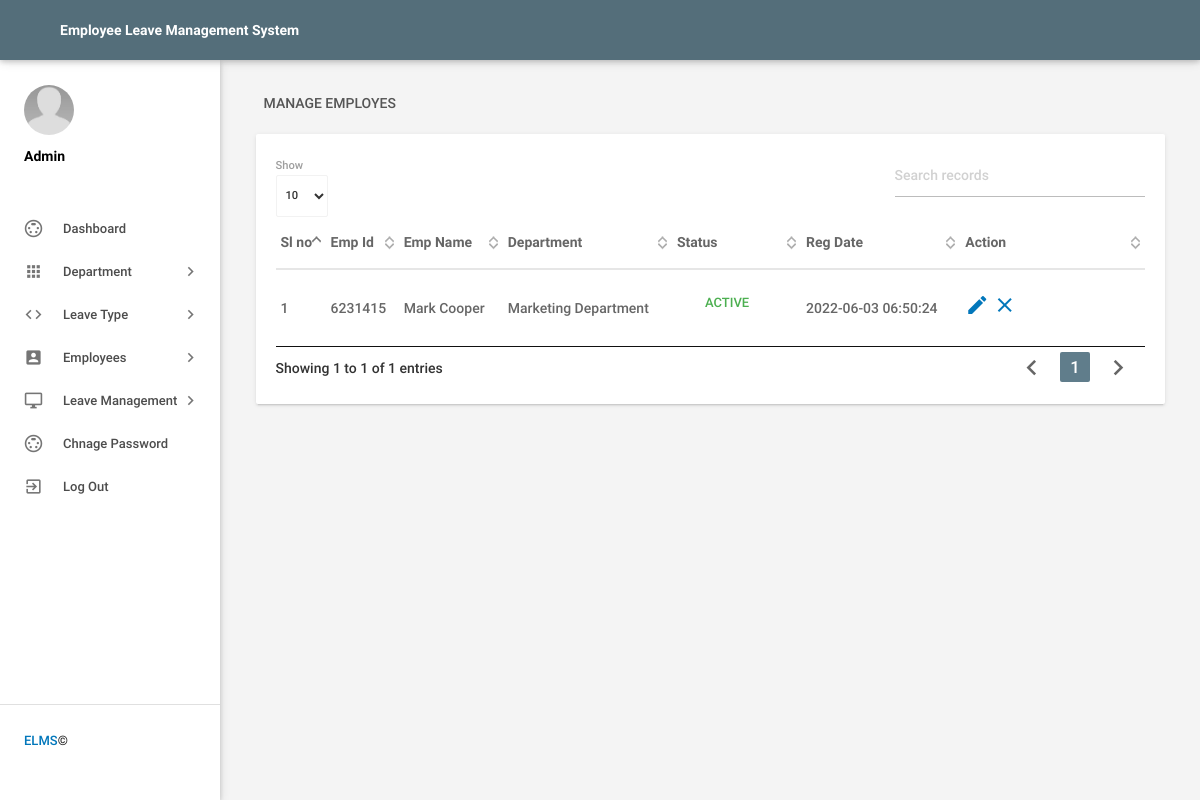
Page /admin/manageemployee.php (signed in) on the committed database.
### tables this page shows
CREATE TABLE `tblemployees` (
  `id` int(11) NOT NULL,
  `EmpId` varchar(100) NOT NULL,
  `FirstName` varchar(150) NOT NULL,
  `LastName` varchar(150) NOT NULL,
  `EmailId` varchar(200) NOT NULL,
  `Password` text NOT NULL,
  `Gender` varchar(100) NOT NULL,
  `Dob` varchar(100) NOT NULL,
  `Department` varchar(255) NOT NULL,
  `Address` varchar(255) NOT NULL,
  `City` varchar(200) NOT NULL,
  `Country` varchar(150) NOT NULL,
  `Phonenumber` char(11) NOT NULL,
  `Status` int(1) NOT NULL,
  `RegDate` timestamp NOT NULL DEFAULT current_timestamp()
);

### admin/manageemployee.php (the view, shortened to what this page needs)
<?php
include('includes/config.php');
if(strlen($_SESSION['alogin'])==0)
    {
header('location:index.php');
}
else{
 ?>
<!DOCTYPE html>
<html lang="en">
    <head>
        <link type="text/css" rel="stylesheet" href="../assets/plugins/materialize/css/materialize.min.css"/>
         <link type="text/css" rel="stylesheet" href="../assets/plugins/materialize/css/materialize.css"/>
        <link href="../assets/plugins/material-preloader/css/materialPreloader.min.css" rel="stylesheet">
        <link href="../assets/plugins/datatables/css/jquery.dataTables.min.css" rel="stylesheet">
        <link href="../assets/css/alpha.min.css" rel="stylesheet" type="text/css"/>
        <link href="../assets/css/custom.css" rel="stylesheet" type="text/css"/>
         <link href="../assets/css/style.css" rel="stylesheet" type="text/css"/>
    </head>
    <body>
       <?php include('includes/header.php');?>
       <?php include('includes/sidebar.php');?>
            <main class="mn-inner">
                <div class="row">
                    <div class="col s12">
                        <div class="page-title blue-gray-text text-darken-2">Manage Employes</div>
                    </div>
                    <div class="col s12 m12 l12">
                        <div class="card">
                            <div class="card-content">
                                <table id="example" class="display responsive-table ">
                                    <thead>
                                        <tr>
                                            <th class="blue-gray-text text-darken-3">Sl no</th>
                                            <th class="blue-gray-text text-darken-3">Emp Id</th>
                                            <th class="blue-gray-text text-darken-3">Emp Name</th>
                                            <th class="blue-gray-text text-darken-3">Department</th>
                                             <th class="blue-gray-text text-darken-3">Status</th>
                                             <th class="blue-gray-text text-darken-3">Reg Date</th>
                                            <th class="blue-gray-text text-darken-3">Action</th>
                                        </tr>
                                    </thead>
                                    <tbody>
<?php $sql = "SELECT EmpId,FirstName,LastName,Department,Status,RegDate,id from  tblemployees";
$query = $dbh -> prepare($sql);
$query->execute();
$results=$query->fetchAll(PDO::FETCH_OBJ);
$cnt=1;
if($query->rowCount() > 0)
{
foreach($results as $result)
{               ?>
                                        <tr>
                                            <td> <?php echo htmlentities($cnt);?></td>
                                            <td><?php echo htmlentities($result->EmpId);?></td>
                                            <td><?php echo htmlentities($result->FirstName);?>&nbsp;<?php echo htmlentities($result->LastName);?></td>
                                            <td><?php echo htmlentities($result->Department);?></td>
                                             <td><?php $stats=$result->Status;
if($stats){
                                             ?>
                                                 <a class="waves-effect waves-green btn-flat m-b-xs">Active</a>
                                                 <?php } else { ?>
                                                 <a class="waves-effect waves-red btn-flat m-b-xs">Inactive</a>
                                                 <?php } ?>
                                             </td>
                                              <td><?php echo htmlentities($result->RegDate);?></td>
                                            <td><a href="editemployee.php?empid=<?php echo htmlentities($result->id);?>"><i class="material-icons">mode_edit</i></a>
                                        <?php if($result->Status==1)
 {?>
<a href="manageemployee.php?inid=<?php echo htmlentities($result->id);?>" onclick="return confirm('Are you sure you want to inactive this Employe?');"" > <i class="material-icons" title="Inactive">clear</i>
<?php } else {?>
                                            <a href="manageemployee.php?id=<?php echo htmlentities($result->id);?>" onclick="return confirm('Are you sure you want to active this employee?');""><i class="material-icons" title="Active">done</i>
                                            <?php } ?> </td>
                                        </tr>
                                         <?php $cnt++;} }?>
                                    </tbody>
                                </table>
                            </div>
                        </div>
                    </div>
                </div>
            </main>
        </div>
        <div class="left-sidebar-hover"></div>
    </body>
</html>
<?php } ?>

### rows in the picture
tblemployees: EmpId "6231415", FirstName "Mark", LastName "Cooper", Department "Marketing Department", Status "ACTIVE", RegDate "2022-06-03 06:50:24"
